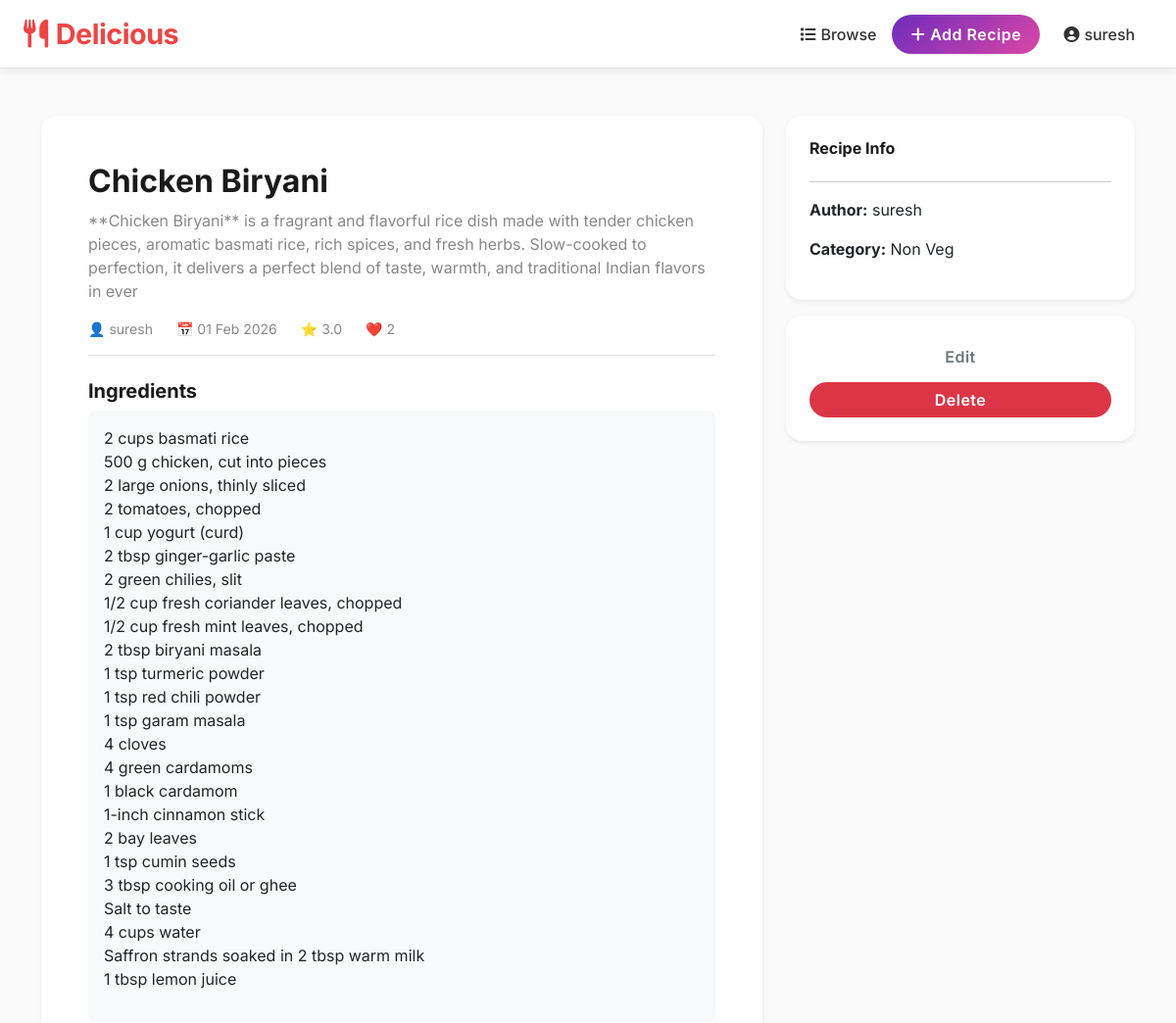
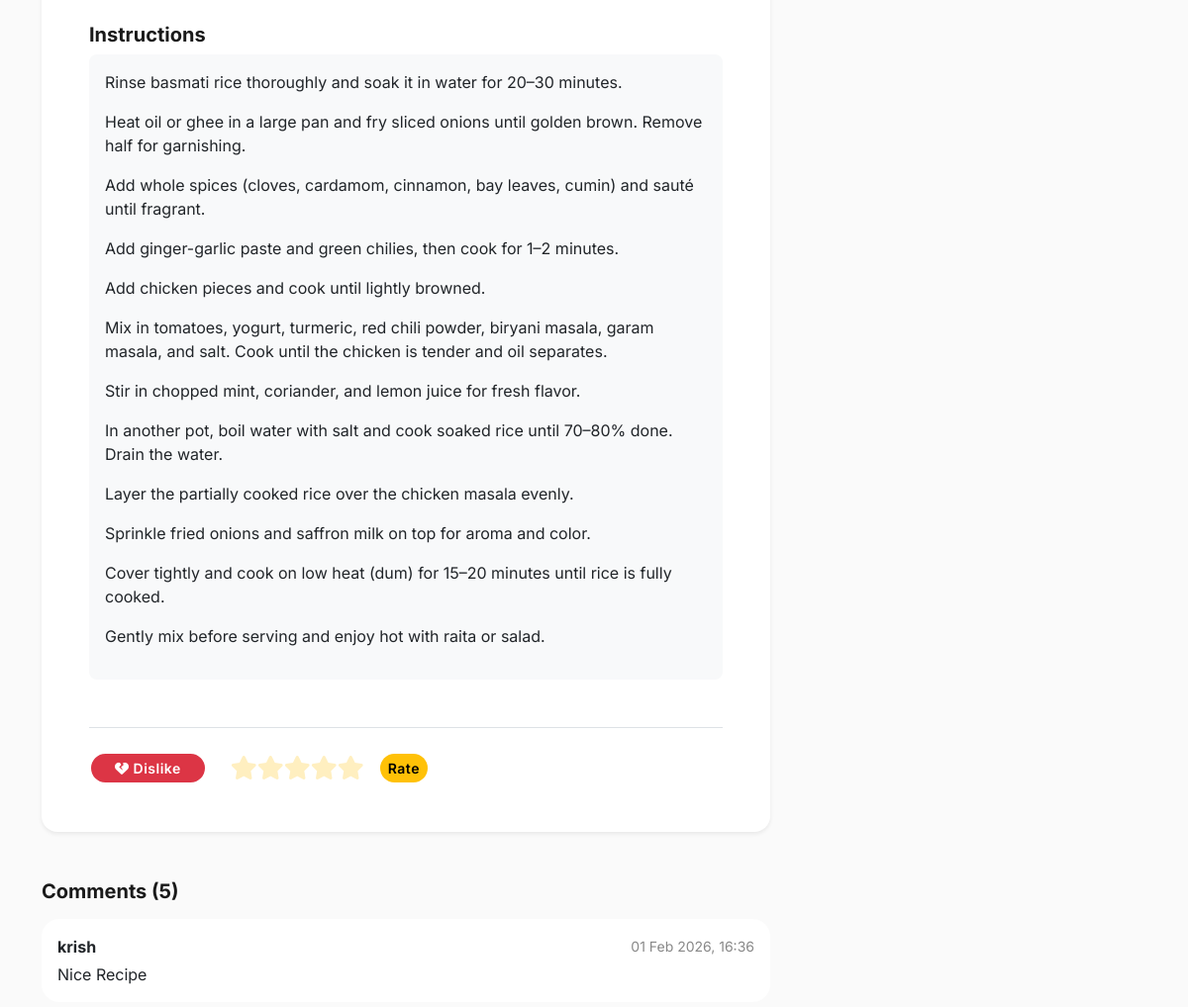
Before: /recipes/chicken-biryani/ (signed in, upper part) with the older database file (2 pictures, top to bottom).
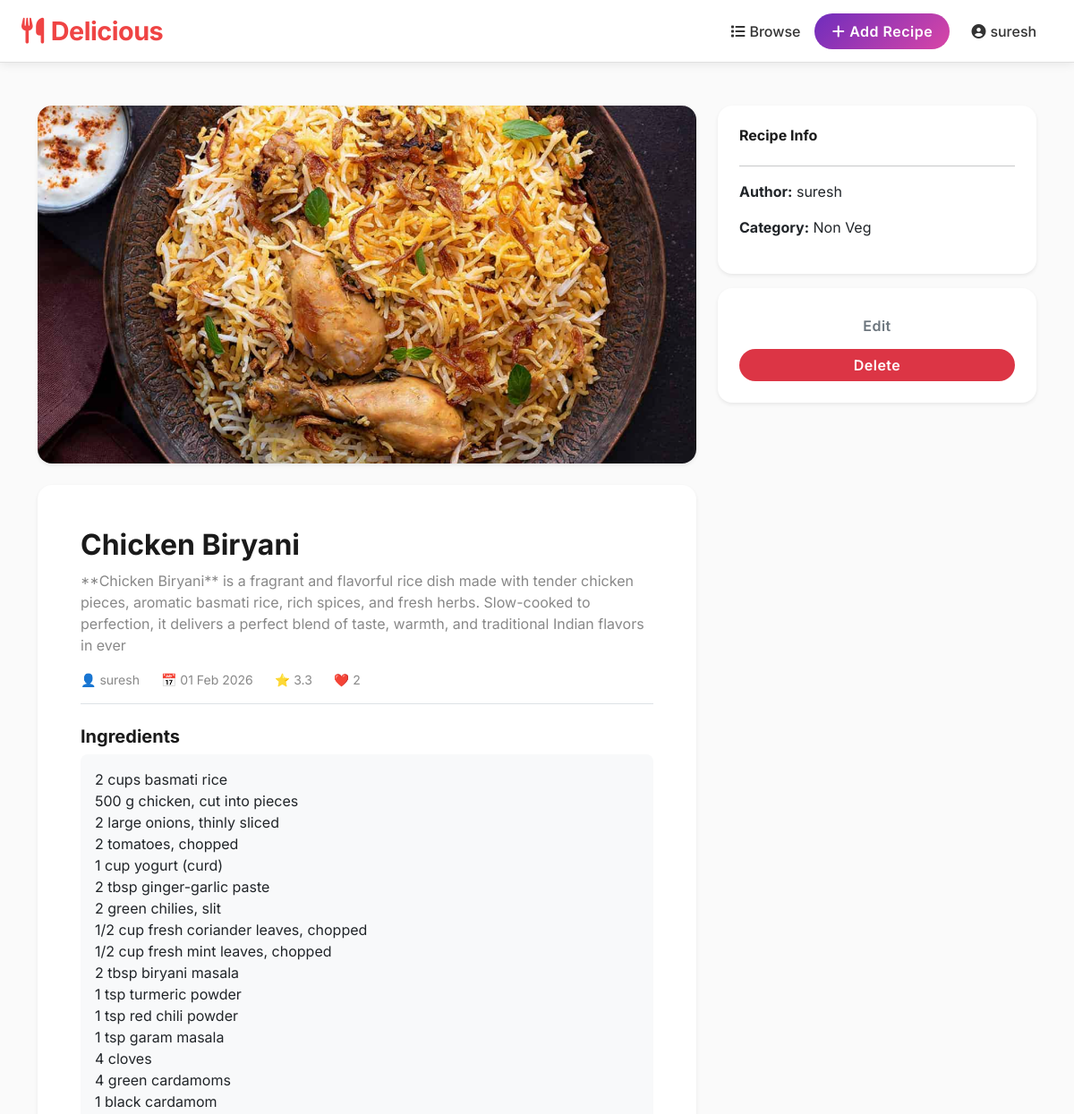
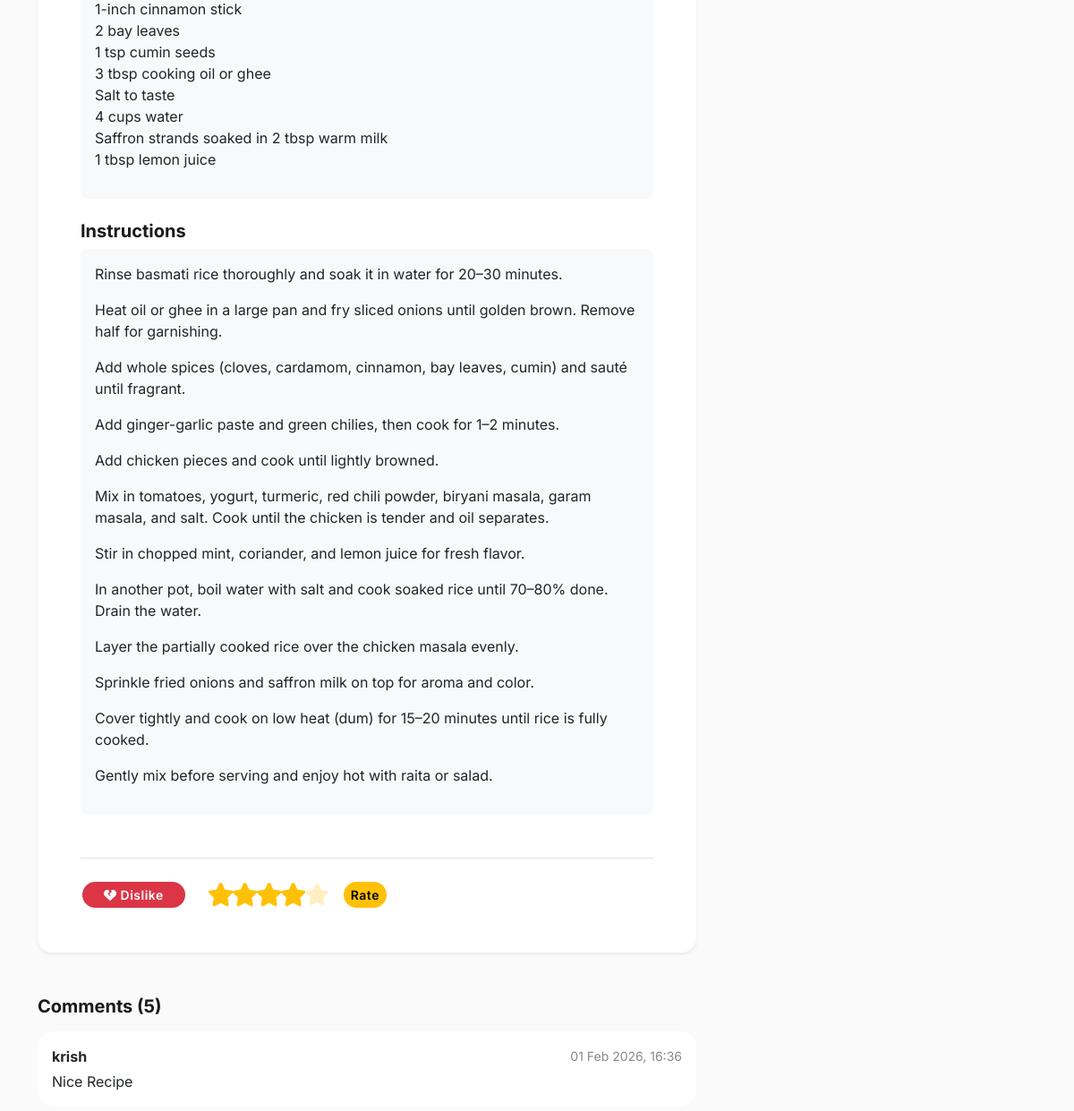
After: the same page with the newer database file (2 pictures, top to bottom).
### recipes/models.py (models this page shows, shortened)
class Recipe(models.Model):
    title = models.CharField(max_length=200)
    slug = models.SlugField(unique=True, blank=True)
    author = models.ForeignKey(User, on_delete=models.CASCADE, related_name='recipes')
    category = models.ForeignKey(Category, on_delete=models.SET_NULL, null=True, blank=True)
    short_description = models.CharField(max_length=255, blank=True)
    image = models.ImageField(upload_to='recipes/', blank=True, null=True)
    ingredients = models.TextField(blank=True)
    steps = models.TextField(blank=True)
    created_at = models.DateTimeField(auto_now_add=True)
    updated_at = models.DateTimeField(auto_now=True)
    approved = models.BooleanField(default=False)
    likes = models.ManyToManyField(User, related_name='liked_recipes', blank=True)
    def like_count(self):
        return self.likes.count()
    def avg_rating(self):
        ratings = self.ratings.all()
        if not ratings:
            return 0
        return round(sum(r.score for r in ratings) / ratings.count(), 1)

class Rating(models.Model):
    recipe = models.ForeignKey(Recipe, on_delete=models.CASCADE, related_name='ratings')
    user = models.ForeignKey(User, on_delete=models.CASCADE)
    score = models.PositiveSmallIntegerField(default=5)
    class Meta:
        unique_together = ('recipe', 'user')

class Category(models.Model):
    name = models.CharField(max_length=100)
    slug = models.SlugField(unique=True, blank=True)

### recipes/views.py (the view, shortened to what this page needs)
# urls.py: path('recipes/<slug:slug>/', views.recipe_detail, name='recipe_detail'),
def recipe_detail(request, slug):
    recipe = get_object_or_404(
        Recipe.objects.filter(
            Q(approved=True) | Q(author=request.user)
        ),
        slug=slug
    )
    comment_form = CommentForm()
    user_liked = request.user.is_authenticated and request.user in recipe.likes.all()
    user_rating = 0
    if request.user.is_authenticated:
        rating_obj = Rating.objects.filter(recipe=recipe, user=request.user).first()
        if rating_obj:
            user_rating = rating_obj.score
    return render(request, 'recipes/detail.html', {
        'recipe': recipe,
        'comment_form': comment_form,
        'user_liked': user_liked,
        'user_rating': user_rating,
    })

### templates/recipes/detail.html (shortened to what this page needs)
{% extends 'base.html' %}
{% load static %}
{% block content %}
<div class="container py-5">
<div class="row">
<div class="col-md-8">
    {% if recipe.image %}
    <img src="{{ recipe.image.url }}"
         class="img-fluid rounded-4 shadow-sm mb-4"
         style="max-height:400px;width:100%;object-fit:cover;">
    {% endif %}
    <div class="card rounded-4 shadow-sm p-5 border-0">
        <h2 class="fw-bold">{{ recipe.title }}</h2>
        <p class="text-muted">{{ recipe.short_description }}</p>
        <div class="d-flex gap-4 small text-muted border-bottom pb-3 mb-4">
            <span>👤 {{ recipe.author.username }}</span>
            <span>📅 {{ recipe.created_at|date:"d M Y" }}</span>
            <span>⭐ {{ recipe.avg_rating }}</span>
            <span>❤️ {{ recipe.like_count }}</span>
        </div>
        <h5>Ingredients</h5>
        <div class="bg-light p-3 rounded-3 mb-4">
            {{ recipe.ingredients|linebreaks }}
        </div>
        <h5>Instructions</h5>
        <div class="bg-light p-3 rounded-3 mb-4">
            {{ recipe.steps|linebreaks }}
        </div>
        <div class="border-top pt-4 mt-4">
            <div class="d-flex align-items-center gap-4 flex-wrap">
                <form method="post" class="like-form">
                    {% if user_liked %}
                    <button name="dislike"
                            class="btn btn-danger btn-sm px-4 like-btn bordered-btn">
                        <i class="fas fa-heart-broken"></i> Dislike
                    </button>
                    {% else %}
                    <button name="like"
                            class="btn btn-outline-success btn-sm px-4 like-btn bordered-btn">
                        <i class="fas fa-heart"></i> Like
                    </button>
                    {% endif %}
                </form>
                <form method="post" id="ratingForm" class="d-flex align-items-center gap-2">
                    <div id="starContainer" class="d-flex">
                        {% for i in "12345" %}
                        <i class="fas fa-star star" data-value="{{ forloop.counter }}"></i>
                        {% endfor %}
                    </div>
                    <button class="btn btn-warning btn-sm ms-2">Rate</button>
                </form>
            </div>
        </div>
    </div>
    <div class="mt-5">
        <h5 class="mb-3">Comments ({{ recipe.comments.count }})</h5>
        {% for c in recipe.comments.all %}
        <div class="card comment-card p-3 mb-2 {% if forloop.counter > 3 %}d-none extra-comment{% endif %}">
            <div class="d-flex justify-content-between align-items-center mb-1">
                <span class="fw-bold">{{ c.user.username }}</span>
                <span class="text-muted small">{{ c.created_at|date:"d M Y, H:i" }}</span>
            </div>
            <div>
                {{ c.content }}
            </div>
        </div>
        {% empty %}
        <p class="text-muted">No comments yet.</p>
        {% endfor %}
    </div>
</div>
<div class="col-md-4">
    <div class="card rounded-4 shadow-sm p-4 border-0 mb-3">
        <h6>Recipe Info</h6>
        <hr>
        <p><b>Author:</b> {{ recipe.author.username }}</p>
        <p><b>Category:</b> {{ recipe.category.name|default:"-" }}</p>
    </div>
    {% if user == recipe.author or user.is_staff %}
    <div class="card rounded-4 shadow-sm p-4 border-0">
        {% if user == recipe.author %}
        <a href="{% url 'recipe_edit' recipe.slug %}" class="btn btn-outline-secondary w-100 mb-2">Edit</a>
        {% endif %}
        <button class="btn btn-danger w-100 open-delete-modal"
                data-url="{% url 'recipe_delete' recipe.slug %}">
            Delete
        </button>
    </div>
    {% endif %}
</div>
</div>
</div>
{% endblock %}

Changed rows visible on the page:
changed Recipe "Chicken Biryani": image: picture added; avg_rating "3.0" → "3.3"
